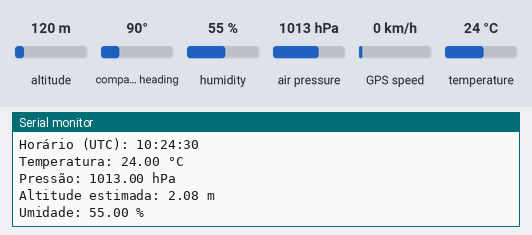
The sketch below on a simulated ESP32. On the bench: the last lines printed to the serial monitor. Inputs (shaded band) come from the test bench; at power-on: humidity 55 %, air pressure 1013 hPa, temperature 24 °C, altitude 120 m, compass heading 90°, GPS speed 0 km/h. The GPS gets a fix after 3 s at 37.7749, -122.4194 with 8 satellites.

Above: at 1.2 s.
1.3 s: humidity set to 22 %
At 2.4 s:
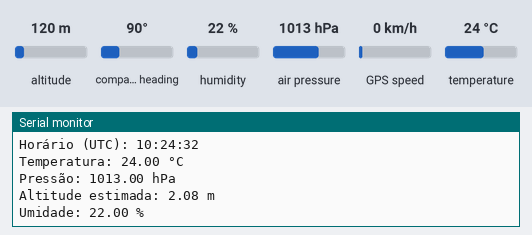
5.5 s: air pressure set to 952 hPa
At 6.8 s:
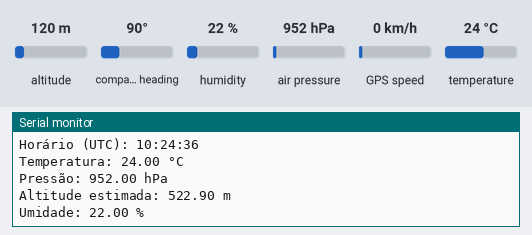
7.0 s: temperature set to 12 °C
Timing chart, 0 to 10.0 s (numbered marks = the images above; inputs shaded):
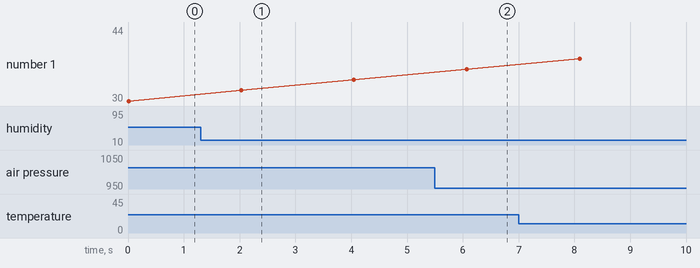

Measured:
- after the input at 1.3 s, the serial monitor: prints a new line after 0.73 s (image 1)
- after the input at 5.5 s, the serial monitor: prints a new line after 0.57 s (image 2)

The sketch:

bmeEgps.ino
```cpp
#include <TinyGPS++.h>
#include <HardwareSerial.h>
#include <Wire.h>
#include <Adafruit_Sensor.h>
#include <Adafruit_BME280.h>

// Criar instância do GPS e da Serial2
TinyGPSPlus gps;
HardwareSerial gpsSerial(1);

#define SEALEVELPRESSURE_HPA (1013.25)

Adafruit_BME280 bme; // Objeto do sensor

void setup() {
    Serial.begin(115200);  // Comunicação com o PC
    gpsSerial.begin(9600, SERIAL_8N1, 16, 17);  // RX=16, TX=17

    Serial.println("Iniciando GPS e BME280...");

    if (!bme.begin(0x76)) { // Endereço padrão I2C do BME280
        Serial.println("Erro ao detectar o BME280!");
        while (1);  // Fica em loop infinito se o BME280 não for encontrado
    }
}

void loop() {
    // Lê os dados do GPS
    while (gpsSerial.available()) {
        char c = gpsSerial.read();
        gps.encode(c);
    }

    // Verifica se a localização do GPS foi atualizada
    if (gps.location.isUpdated()) {
        Serial.print("Latitude: ");
        Serial.println(gps.location.lat(), 6);
        Serial.print("Longitude: ");
        Serial.println(gps.location.lng(), 6);
    }

    // Exibe o horário UTC do GPS
    if (gps.time.isUpdated()) {
        Serial.printf("Horário (UTC): %02d:%02d:%02d\n", gps.time.hour(), gps.time.minute(), gps.time.second());
    }

    // Lê os dados do BME280
    Serial.print("Temperatura: ");
    Serial.print(bme.readTemperature());
    Serial.println(" °C");

    Serial.print("Pressão: ");
    Serial.print(bme.readPressure() / 100.0F);
    Serial.println(" hPa");

    Serial.print("Altitude estimada: ");
    Serial.print(bme.readAltitude(SEALEVELPRESSURE_HPA));
    Serial.println(" m");

    // Umidade
    Serial.print("Umidade: ");
    Serial.print(bme.readHumidity());
    Serial.println(" %");

    Serial.println();
    delay(2000); // Aguarda 2 segundos antes da próxima leitura
}
```
